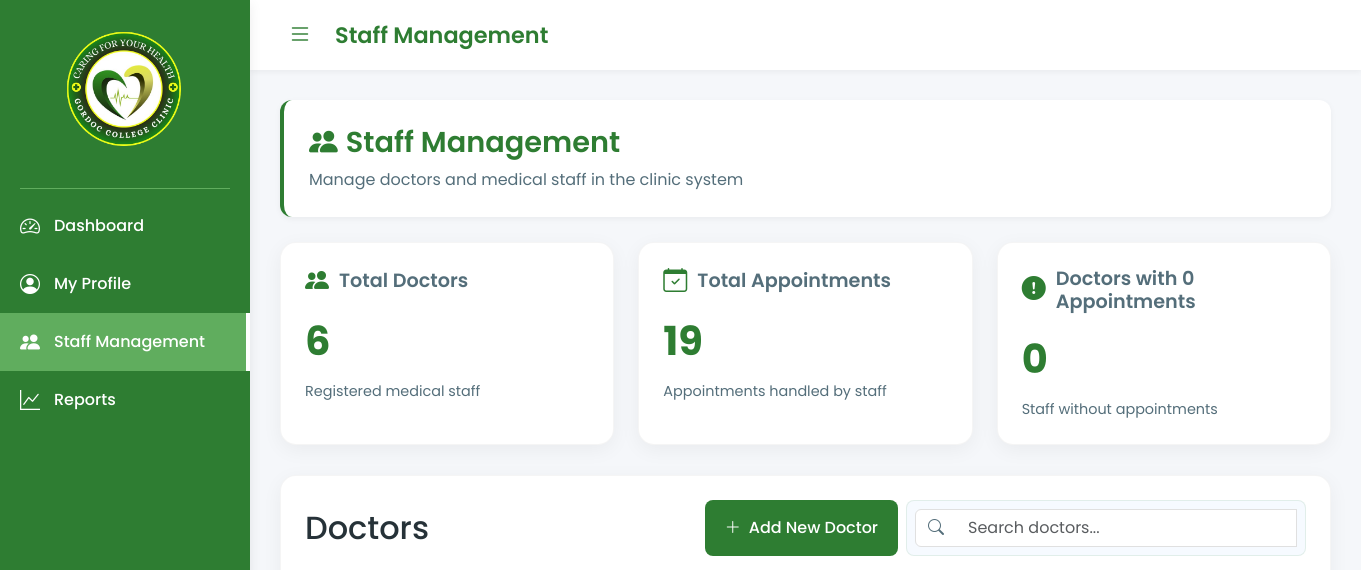
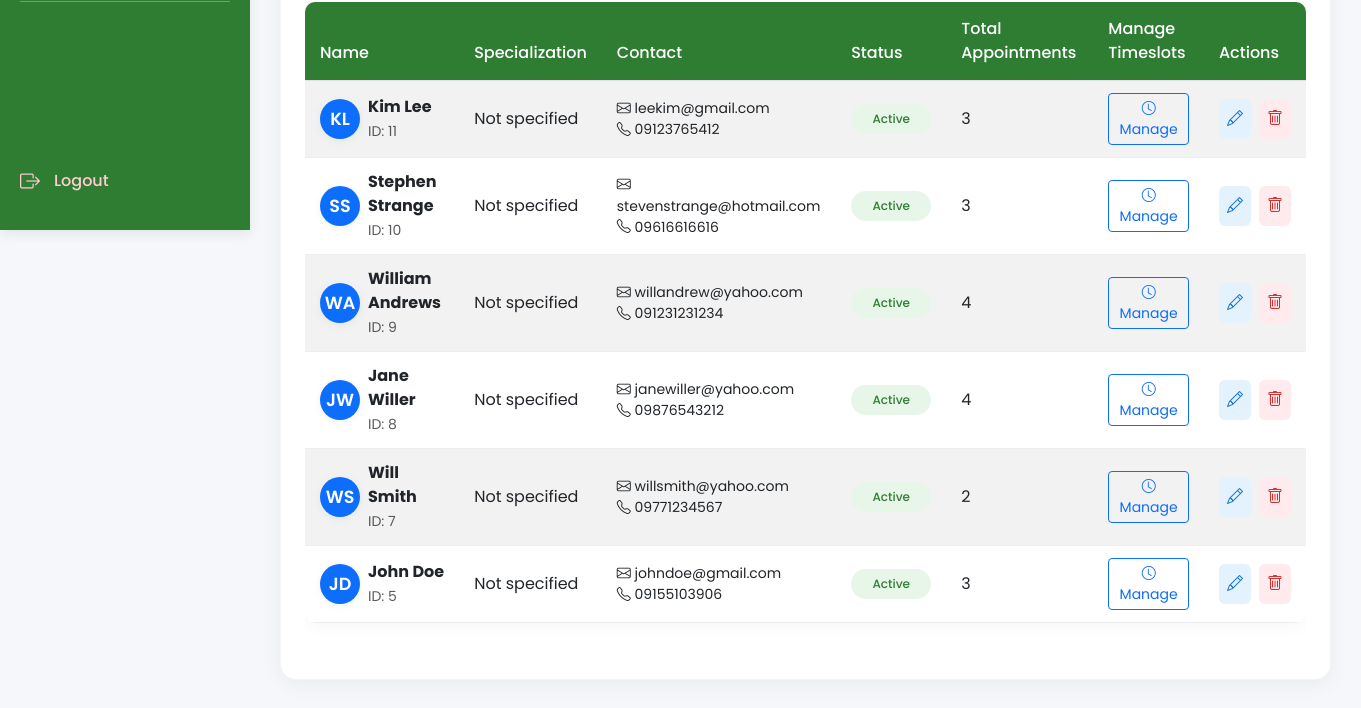
/staff_management.php, run on an earlier commit of the app's database (2 pictures, top to bottom).
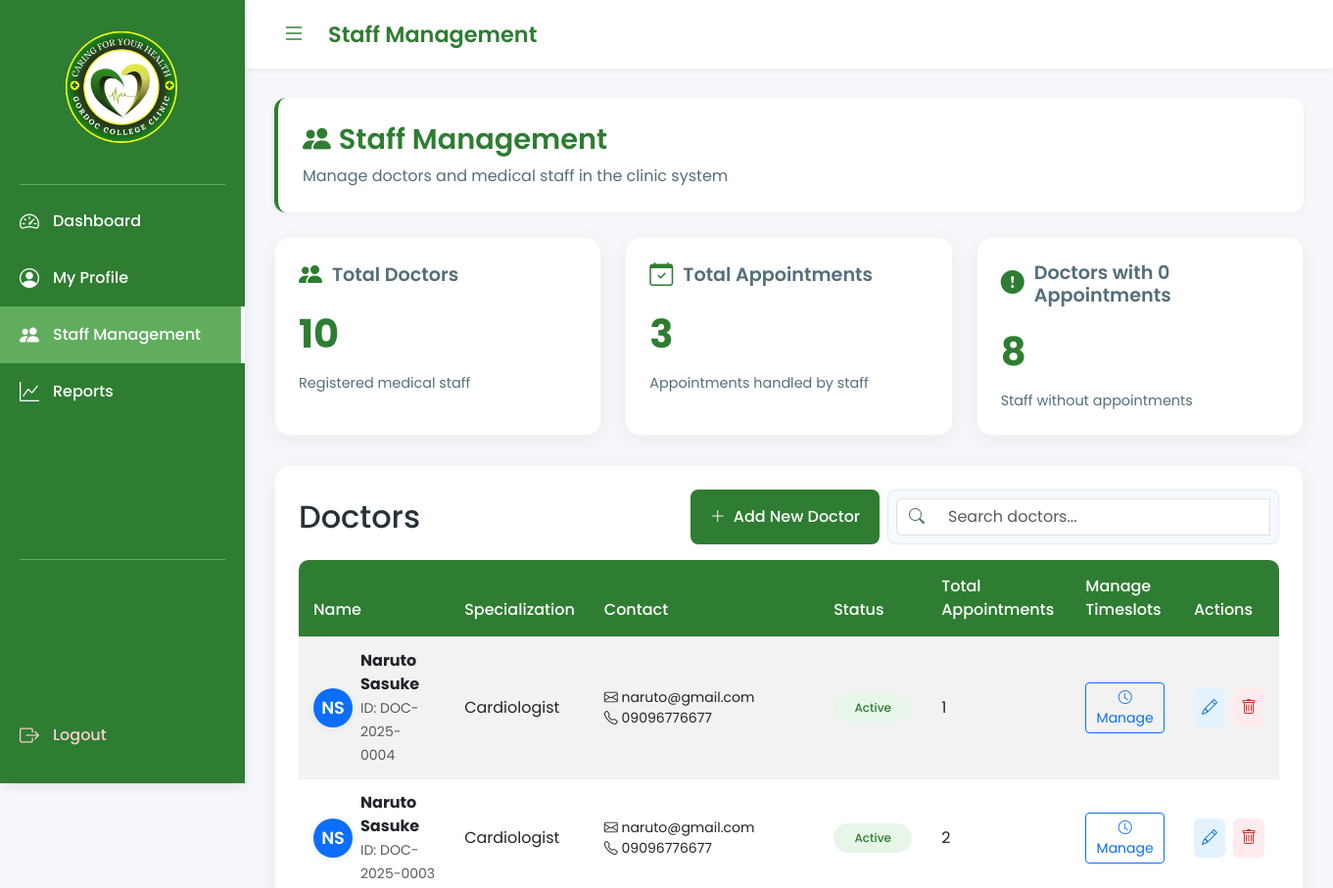
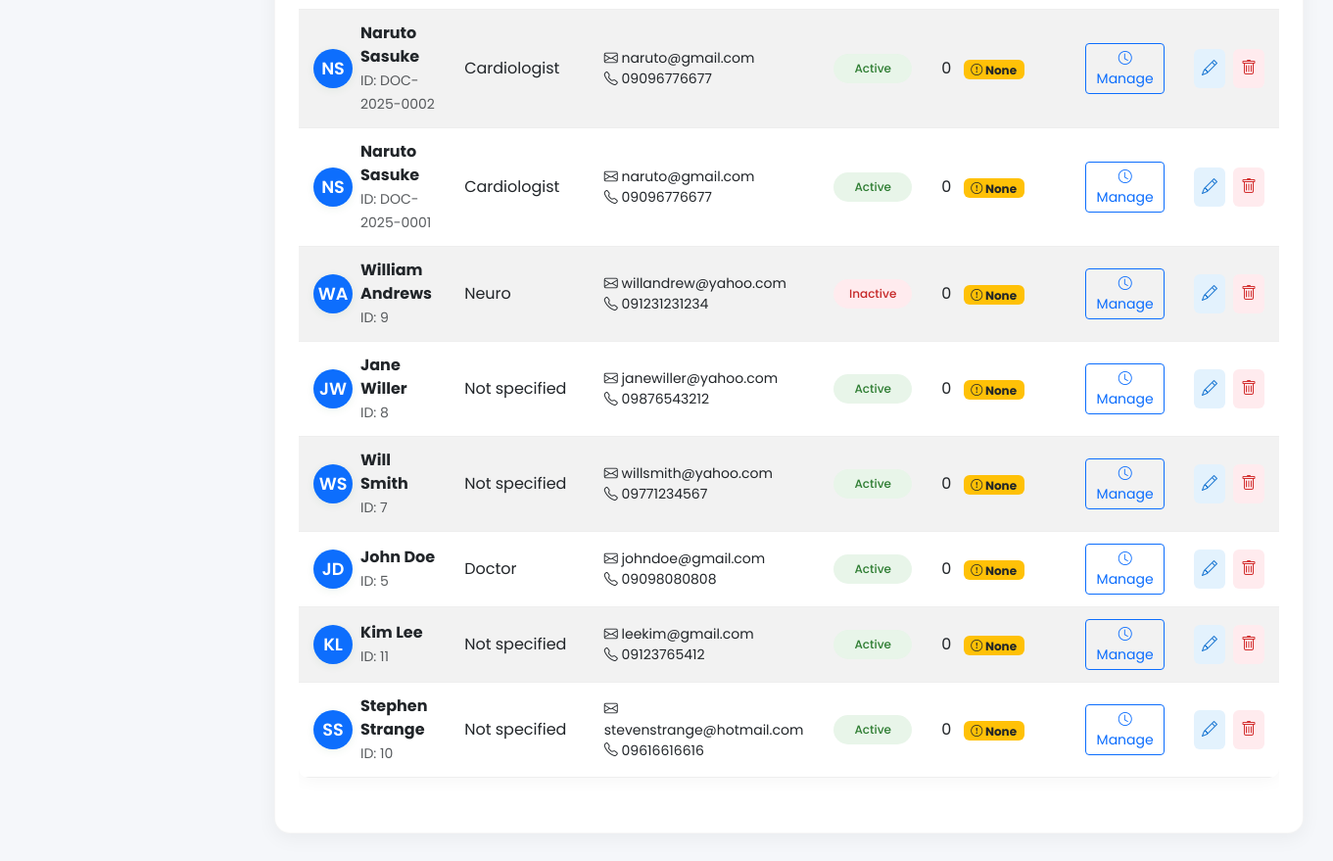
And on a later commit of the database (2 pictures, top to bottom).
### tables this page shows
CREATE TABLE `appointments` (
  `AppointmentID` int(11) NOT NULL,
  `StudentID` int(11) DEFAULT NULL,
  `DoctorID` varchar(15) DEFAULT NULL,
  `SlotID` int(11) DEFAULT NULL,
  `AppointmentDate` date DEFAULT NULL,
  `Reason` varchar(50) DEFAULT NULL,
  `statusID` int(11) DEFAULT NULL,
  `TestResultFile` varchar(255) DEFAULT NULL,
  `notes` text DEFAULT NULL
);

CREATE TABLE `doctors` (
  `DoctorID` varchar(15) NOT NULL,
  `FirstName` varchar(100) DEFAULT NULL,
  `LastName` varchar(100) DEFAULT NULL,
  `ContactNumber` varchar(15) DEFAULT NULL,
  `Email` varchar(255) DEFAULT NULL,
  `ImageFile` varchar(255) DEFAULT NULL,
  `Specialization` varchar(100) DEFAULT NULL,
  `Phone` varchar(20) DEFAULT NULL,
  `Status` varchar(20) DEFAULT 'Active'
);

### staff_management.php (the view, shortened to what the changed rows need)
<?php
include('config.php');
$staffQuery = "SELECT d.DoctorID, d.FirstName, d.LastName, d.Specialization, d.Email, d.ContactNumber as Phone, d.Status, d.ImageFile,
               a.AppointmentID, a.AppointmentDate, a.Reason, a.statusID, a.TestResultFile, s.StudentID, s.FirstName AS StudentFirstName, s.LastName AS StudentLastName
               FROM doctors d
               LEFT JOIN appointments a ON d.DoctorID = a.DoctorID
               LEFT JOIN students s ON a.StudentID = s.StudentID
               GROUP BY d.DoctorID
               ORDER BY d.DoctorID DESC";
$staffResult = $conn->query($staffQuery);
$appointmentQuery = "SELECT DoctorID, COUNT(*) as TotalAppointments FROM appointments GROUP BY DoctorID";
$appointmentResult = $conn->query($appointmentQuery);
$appointmentsByDoctor = [];
while ($appointment = $appointmentResult->fetch_assoc()) {
    $appointmentsByDoctor[$appointment['DoctorID']] = $appointment['TotalAppointments'];
}
?>
<!DOCTYPE html>
<html lang="en">
<head>
    <link href="https://cdn.jsdelivr.net/npm/bootstrap@5.3.0-alpha1/dist/css/bootstrap.min.css" rel="stylesheet">
    <link href="https://cdn.jsdelivr.net/npm/bootstrap-icons/font/bootstrap-icons.css" rel="stylesheet">
</head>
<body>
    <div class="app-container">
        <header class="header header-expanded" id="header">
            <div class="d-flex align-items-center">
                <h1 class="header-title">Staff Management</h1>
            </div>
        </header>
        <main class="main-content main-expanded" id="mainContent">
            <div class="page-header">
                <h1><i class="bi bi-people-fill me-2"></i>Staff Management</h1>
            </div>
            <div class="stats-container">
                <div class="stat-card">
                    <h3><i class="bi bi-people-fill"></i> Total Doctors</h3>
                    <div class="number"><?php echo $staffResult->num_rows; ?></div>
                    <div class="description">Registered medical staff</div>
                </div>
                <div class="stat-card">
                    <h3><i class="bi bi-calendar-check"></i> Total Appointments</h3>
                    <div class="number"><?php echo array_sum($appointmentsByDoctor); ?></div>
                    <div class="description">Appointments handled by staff</div>
                </div>
                <div class="stat-card">
                    <h3><i class="bi bi-exclamation-circle-fill"></i> Doctors with 0 Appointments</h3>
                    <div class="number"><?php echo $staffResult->num_rows - count(array_filter($appointmentsByDoctor)); ?></div>
                    <div class="description">Staff without appointments</div>
                </div>
            </div>
            <div class="staff-management-card">
                <div class="d-flex flex-wrap align-items-center justify-content-between mb-3 gap-2">
                    <h2 class="mb-0">Doctors</h2>
                </div>
                <?php if ($staffResult->num_rows > 0): ?>
                    <div class="table-responsive">
                        <table class="table table-striped align-middle" id="doctorsTable">
                            <thead class="sticky-top">
                                <tr>
                                    <th>Name</th>
                                    <th>Specialization</th>
                                    <th>Contact</th>
                                    <th>Status</th>
                                    <th>Total Appointments</th>
                                    <th>Manage Timeslots</th>
                                    <th>Actions</th>
                                </tr>
                            </thead>
                            <tbody>
                                <?php
                                $staffResult->data_seek(0);
                                while ($staff = $staffResult->fetch_assoc()):
                                    $doctorID = $staff['DoctorID'];
                                    $totalAppt = isset($appointmentsByDoctor[$doctorID]) ? $appointmentsByDoctor[$doctorID] : 0;
                                ?>
                                    <tr>
                                        <td>
                                            <div class="d-flex align-items-center gap-2">
                                                <div class="rounded-circle bg-primary text-white d-flex align-items-center justify-content-center doctor-avatar-initials">
                                                    <?php echo strtoupper(substr($staff['FirstName'], 0, 1) . substr($staff['LastName'], 0, 1)); ?>
                                                </div>
                                                <div>
                                                    <div class="fw-bold"><?php echo htmlspecialchars($staff['FirstName'] . ' ' . $staff['LastName']); ?></div>
                                                    <small class="text-muted">ID: <?php echo htmlspecialchars($doctorID); ?></small>
                                                </div>
                                            </div>
                                        </td>
                                        <td><?php echo htmlspecialchars($staff['Specialization'] ?? 'Not specified'); ?></td>
                                        <td>
                                            <div class="d-flex flex-column">
                                                <small><i class="bi bi-envelope"></i> <?php echo htmlspecialchars($staff['Email'] ?? 'N/A'); ?></small>
                                                <small><i class="bi bi-telephone"></i> <?php echo htmlspecialchars($staff['Phone'] ?? 'N/A'); ?></small>
                                            </div>
                                        </td>
                                        <td>
                                            <span class="status-badge <?php echo ($staff['Status'] ?? '') == 'Active' ? 'status-active' : 'status-inactive'; ?>">
                                                <?php echo $staff['Status'] ?? 'Inactive'; ?>
                                            </span>
                                        </td>
                                        <td>
                                            <?php echo $totalAppt; ?>
                                            <?php if ($totalAppt == 0): ?>
                                                <span class="badge bg-warning text-dark ms-2"><i class="bi bi-exclamation-circle"></i> None</span>
                                            <?php endif; ?>
                                        </td>
                                        <td>
                                            <button class="btn btn-outline-primary btn-sm manage-timeslot-btn"
                                                    data-doctor-id="<?php echo $doctorID; ?>"
                                                    data-doctor-name="<?php echo htmlspecialchars($staff['FirstName'] . ' ' . $staff['LastName']); ?>">
                                                <i class="bi bi-clock"></i> Manage
                                            </button>
                                        </td>
                                        <td>
                                            <div class="action-buttons">
                                                <button class="action-btn edit-btn" title="Edit" data-doctor="<?php echo htmlspecialchars(json_encode($staff)); ?>">
                                                    <i class="bi bi-pencil"></i>
                                                </button>
                                                <button class="action-btn delete-btn" title="Delete" data-doctor-id="<?php echo $doctorID; ?>" data-doctor-name="<?php echo htmlspecialchars($staff['FirstName'] . ' ' . $staff['LastName']); ?>">
                                                    <i class="bi bi-trash"></i>
                                                </button>
                                            </div>
                                        </td>
                                    </tr>
                                <?php endwhile; ?>
                            </tbody>
                        </table>
                    </div>
                <?php endif; ?>
            </div>
        </main>
    </div>
</body>
</html>

What changed in the data, as far as the page shows it:
removed appointments: DoctorID.LastName "KL", DoctorID.LastName "Kim Lee", DoctorID.DoctorID "11", DoctorID.Specialization "Not specified", DoctorID.Email "leekim@gmail.com", DoctorID.ContactNumber "09123765412", DoctorID.Status "Active", DoctorID.DoctorID "3"
removed appointments: DoctorID.LastName "SS", DoctorID.LastName "Stephen Strange", DoctorID.DoctorID "10", DoctorID.Specialization "Not specified", DoctorID.Email "stevenstrange@hotmail.com", DoctorID.ContactNumber "09616616616", DoctorID.Status "Active", DoctorID.DoctorID "3"
removed appointments: DoctorID.LastName "WA", DoctorID.LastName "William Andrews", DoctorID.DoctorID "9", DoctorID.Specialization "Not specified", DoctorID.Email "willandrew@yahoo.com", DoctorID.ContactNumber "091231231234", DoctorID.Status "Active", DoctorID.DoctorID "4"
removed appointments: DoctorID.LastName "JW", DoctorID.LastName "Jane Willer", DoctorID.DoctorID "8", DoctorID.Specialization "Not specified", DoctorID.Email "janewiller@yahoo.com", DoctorID.ContactNumber "09876543212", DoctorID.Status "Active", DoctorID.DoctorID "4"
removed appointments: DoctorID.LastName "WS", DoctorID.LastName "Will Smith", DoctorID.DoctorID "7", DoctorID.Specialization "Not specified", DoctorID.Email "willsmith@yahoo.com", DoctorID.ContactNumber "09771234567", DoctorID.Status "Active", DoctorID.DoctorID "2"
removed appointments: DoctorID.LastName "JD", DoctorID.LastName "John Doe", DoctorID.DoctorID "5", DoctorID.Specialization "Not specified", DoctorID.Email "johndoe@gmail.com", DoctorID.ContactNumber "09155103906", DoctorID.Status "Active", DoctorID.DoctorID "3"
added appointments: DoctorID.LastName "NS", DoctorID.LastName "Naruto Sasuke", DoctorID.DoctorID "DOC-2025-0004", DoctorID.Specialization "Cardiologist", DoctorID.Email "naruto@gmail.com", DoctorID.ContactNumber "09096776677", DoctorID.Status "Active", DoctorID.DoctorID "1"
added appointments: DoctorID.LastName "NS", DoctorID.LastName "Naruto Sasuke", DoctorID.DoctorID "DOC-2025-0003", DoctorID.Specialization "Cardiologist", DoctorID.Email "naruto@gmail.com", DoctorID.ContactNumber "09096776677", DoctorID.Status "Active", DoctorID.DoctorID "2"
added doctors: FirstName+LastName "NS", FirstName+LastName "Naruto Sasuke", DoctorID "DOC-2025-0002", Specialization "Cardiologist", Email "naruto@gmail.com", ContactNumber "09096776677", Status "Active", DoctorID "0", shows "None"
added doctors: FirstName+LastName "NS", FirstName+LastName "Naruto Sasuke", DoctorID "DOC-2025-0001", Specialization "Cardiologist", Email "naruto@gmail.com", ContactNumber "09096776677", Status "Active", DoctorID "0", shows "None"
now on this page (row edited): doctors: FirstName+LastName "WA", FirstName+LastName "William Andrews", DoctorID "9", Specialization "Neuro", Email "willandrew@yahoo.com", ContactNumber "091231231234", Status "Inactive", DoctorID "0", shows "None"
now on this page (row edited): doctors: FirstName+LastName "JW", FirstName+LastName "Jane Willer", DoctorID "8", Specialization "Not specified", Email "janewiller@yahoo.com", ContactNumber "09876543212", Status "Active", DoctorID "0", shows "None"
now on this page (row edited): doctors: FirstName+LastName "WS", FirstName+LastName "Will Smith", DoctorID "7", Specialization "Not specified", Email "willsmith@yahoo.com", ContactNumber "09771234567", Status "Active", DoctorID "0", shows "None"
now on this page (row edited): doctors: FirstName+LastName "JD", FirstName+LastName "John Doe", DoctorID "5", Specialization "Doctor", Email "johndoe@gmail.com", ContactNumber "09098080808", Status "Active", DoctorID "0", shows "None"
now on this page (row edited): doctors: FirstName+LastName "KL", FirstName+LastName "Kim Lee", DoctorID "11", Specialization "Not specified", Email "leekim@gmail.com", ContactNumber "09123765412", Status "Active", DoctorID "0", shows "None"
now on this page (row edited): doctors: FirstName+LastName "SS", FirstName+LastName "Stephen Strange", DoctorID "10", Specialization "Not specified", Email "stevenstrange@hotmail.com", ContactNumber "09616616616", Status "Active", DoctorID "0", shows "None"
Also different on the page:
$staffResult->num_rows: "6" → "10"
array_sum($appointmentsByDoctor): "19" → "3"
$staffResult->num_rows - count(array_filter($appointmentsByDoctor)): "0" → "8"
